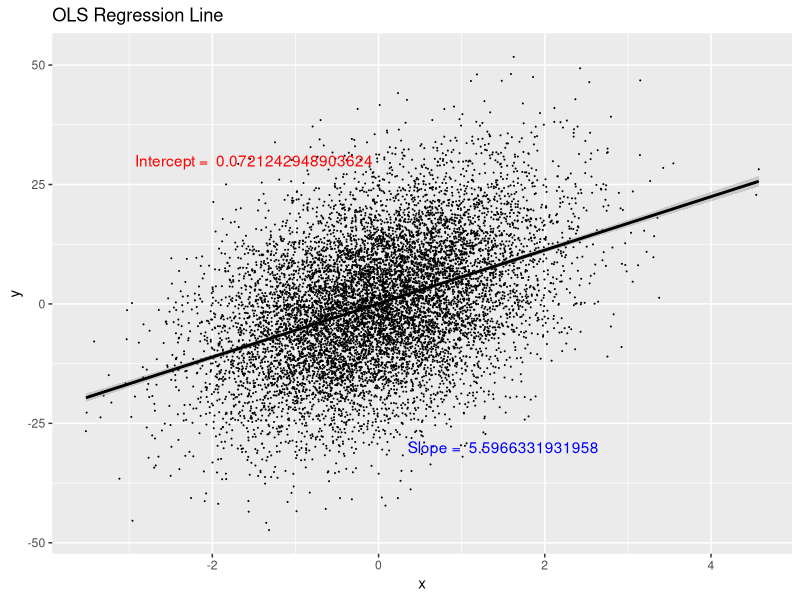

R code for this plot:
#OLSの実行・可視化
library(tidyverse)

set.seed(2023)
n <- 10000
slope <- 5.5 
tb <- tibble(
  x = rnorm(n),
  u = rnorm(n),
  y = slope*x+12*u
)

reg_tb <- tb %>% lm(y ~ x, .) %>% print()
coef(reg_tb)
beta0_hat <- coef(reg_tb)[1] %>% print()
beta1_hat <- coef(reg_tb)[2] %>% print()


#tbに変数を追加する
tb <- tb %>%
  mutate(
    yhat1 = predict(reg_tb),
    yhat2 = beta0_hat + beta1_hat*x,
    uhat1 = residuals(reg_tb),
    uhat2 = y - yhat2
  )

#yhat1, yhat2, uhat1, uhat2の新しく作った4つのsummaryを取り出す．
summary(tb[-1:-3])

reg_tb %>% ggplot(aes(x=x,y=y)) +
  ggtitle("OLS Regression Line") +
  geom_point(size=0.05,color = "black",alpha=1)+
  geom_smooth(method = "lm",color="black")+
  #注釈を加える
  annotate("text",x=-1.5,y=30,color="red",label=paste("Intercept = ",beta0_hat)) +
  annotate("text",x=1.5,y=-30,color="blue",label=paste("Slope = ",beta1_hat))
